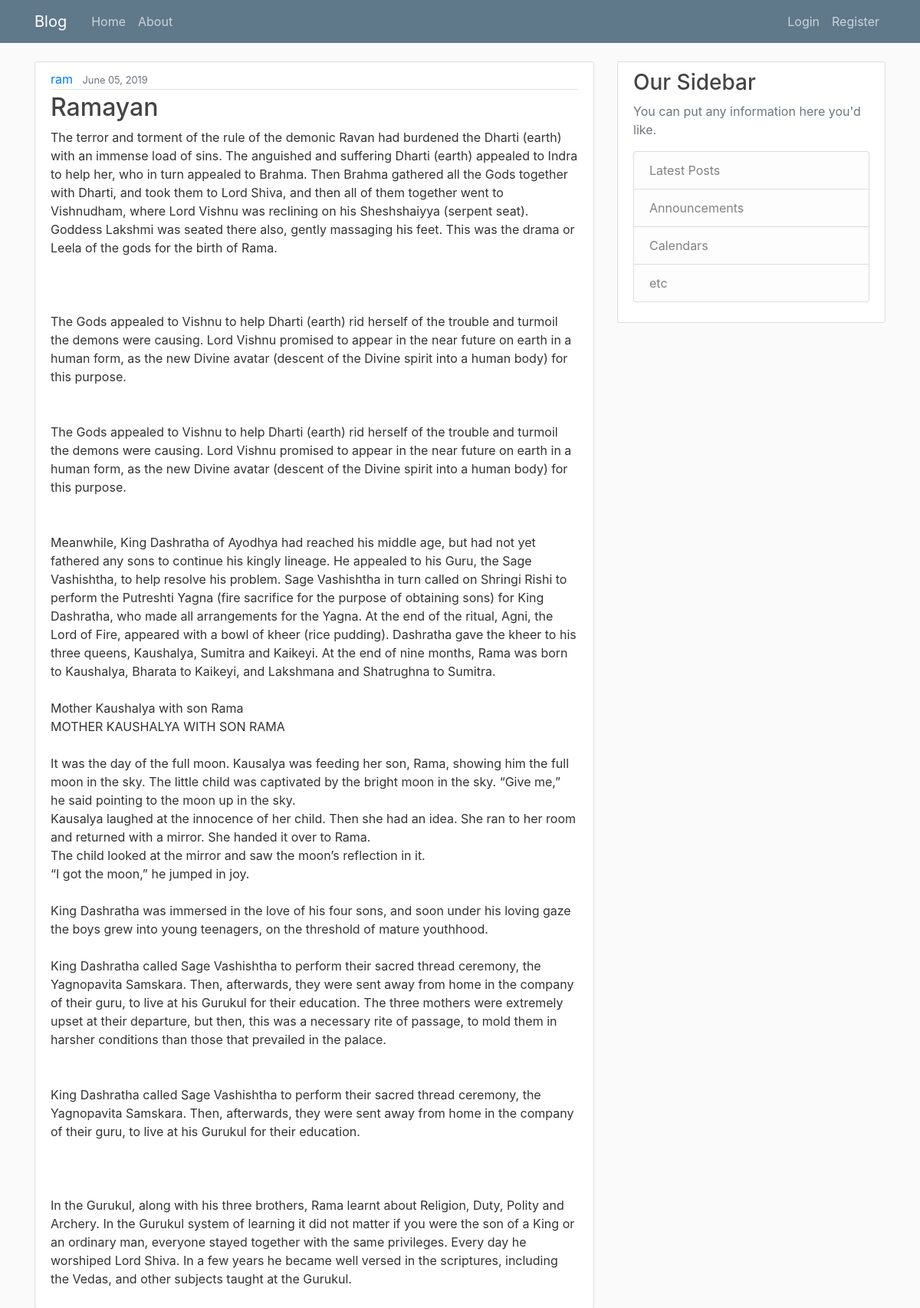
Page /post/6/ on the committed database.
### blog/models.py (models this page shows, shortened)
class Post(models.Model):
    title = models.CharField(max_length=200)
    content = models.TextField()
    author = models.ForeignKey(User, on_delete=models.CASCADE)
    date_posted = models.DateTimeField(default=timezone.now)

### blog/views.py (the view)
# urls.py: path('post/<int:pk>/', PostDetailView.as_view(),name='post-detail'),
class PostDetailView(DetailView):
    model = Post

### blog/templates/blog/post_detail.html (shortened to what this page needs)
{%extends "blog/base.html" %}
{% block content %}
<article class="media content-section">
  <div class="media-body">
    <div class="article-metadata">
      <a class="mr-2" href="#">{{ object.author }}</a>
      <small class="text-muted">{{ object.date_posted|date:"F d, Y" }}</small>
    </div>
    <h2 class="article-title">{{ object.title }}</h2>
    <p class="article-content">{{ object.content }}</p>
  </div>
</article>
{% endblock content%}

### blog/static/blog/main.css (style rules this page uses)
body { background: #fafafa; color: #333333; margin-top: 5rem; }
h1, h2, h3, h4, h5, h6 { color: #444444; }
.content-section { background: #ffffff; padding: 10px 20px; border: 1px solid #dddddd; border-radius: 3px; margin-bottom: 20px; }
.article-title { color: #444444; }
.article-content { white-space: pre-line; }
.article-metadata { padding-bottom: 1px; margin-bottom: 4px; border-bottom: 1px solid #e3e3e3 }

### rows in the picture
Post: author "ram", date_posted "June 05, 2019", title "Ramayan", content "The terror and torment of the rule of the demonic Ravan had burdened the Dharti (earth) with an immense load of sins. The anguished and suffering Dharti (earth) appealed to Indra to help her, who in turn appealed to Brahma. Then Brahma gathered all the Gods together with Dharti, and took them to Lord Shiva, and then all of them together went to Vishnudham, where Lord Vishnu was reclining on his Sheshshaiyya (serpent seat). Goddess Lakshmi was seated there also, gently massaging his feet. This was the drama or Leela of the gods for the birth of Rama. The Gods appealed to Vishnu to help Dharti (earth) rid herself of the trouble and turmoil the demons were causing. Lord Vishnu promised to…"
